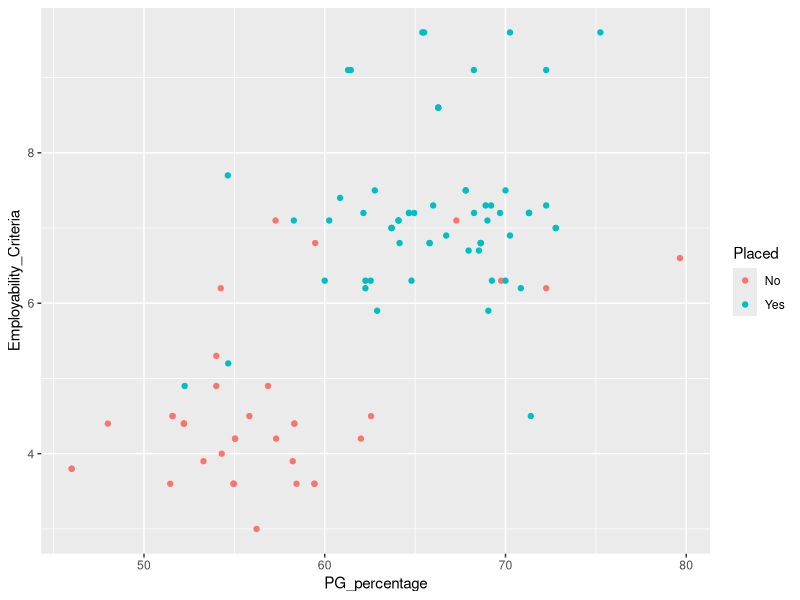
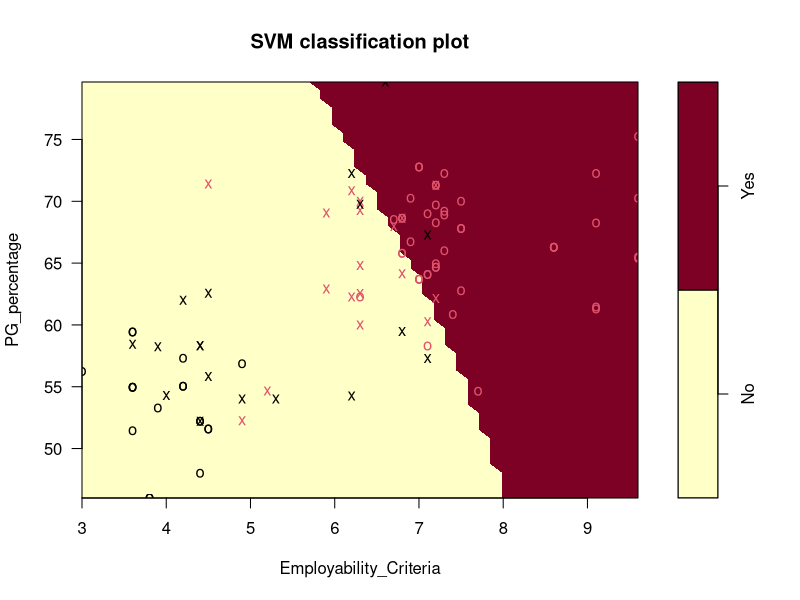
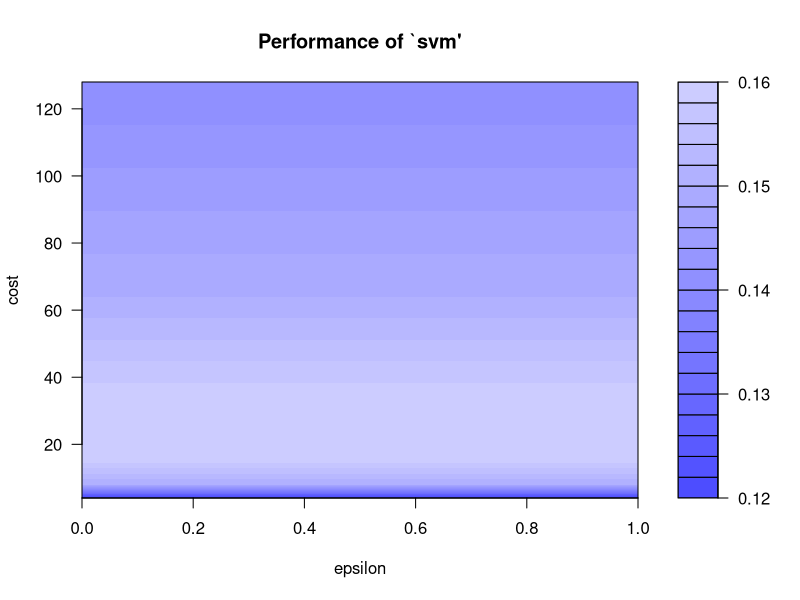

Here is the R script that generated these plots, in order:
library(dplyr)
df <- read.csv("Placement_Data.csv")
str(df)

#preparing data
new_df <- select(df, HSC_percentage, UG_percentage, 
                 PG_percentage, Employability_Criteria, Placed)
head(new_df)

new_df$Placed = as.factor(new_df$Placed)
str(new_df)

#using scatter plot from ggplot2 package:
library(ggplot2)
#qplot(HSC_percentage, UG_percentage, data = new_df, color = Placed)

qplot(PG_percentage, Employability_Criteria, data = new_df, color = Placed)

#Support vector machine
library(e1071)
mymodel <- svm(Placed~., data = new_df, kernel = "polynomial")

summary(mymodel)
plot(mymodel, data = new_df,
     PG_percentage~Employability_Criteria,
     slice = list(UG_percentage = 3, HSC_percentage = 4))

#tuning
set.seed(123)
tmodel <- tune(svm, Placed~., data = new_df,
               ranges = list(epsilon = seq(0, 1, 0.1), cost = 2^(2:7)))
plot(tmodel)
summary(tmodel)

#best model
mymodel <- tmodel$best.model
summary(mymodel)

#confusion matrix
pred <- predict(mymodel, new_df)
pred
tab <- table(Predicted = pred, Actual = new_df$Placed)
tab

#misclassification error
error = (1 - sum(diag(tab))/sum(tab))*100
error